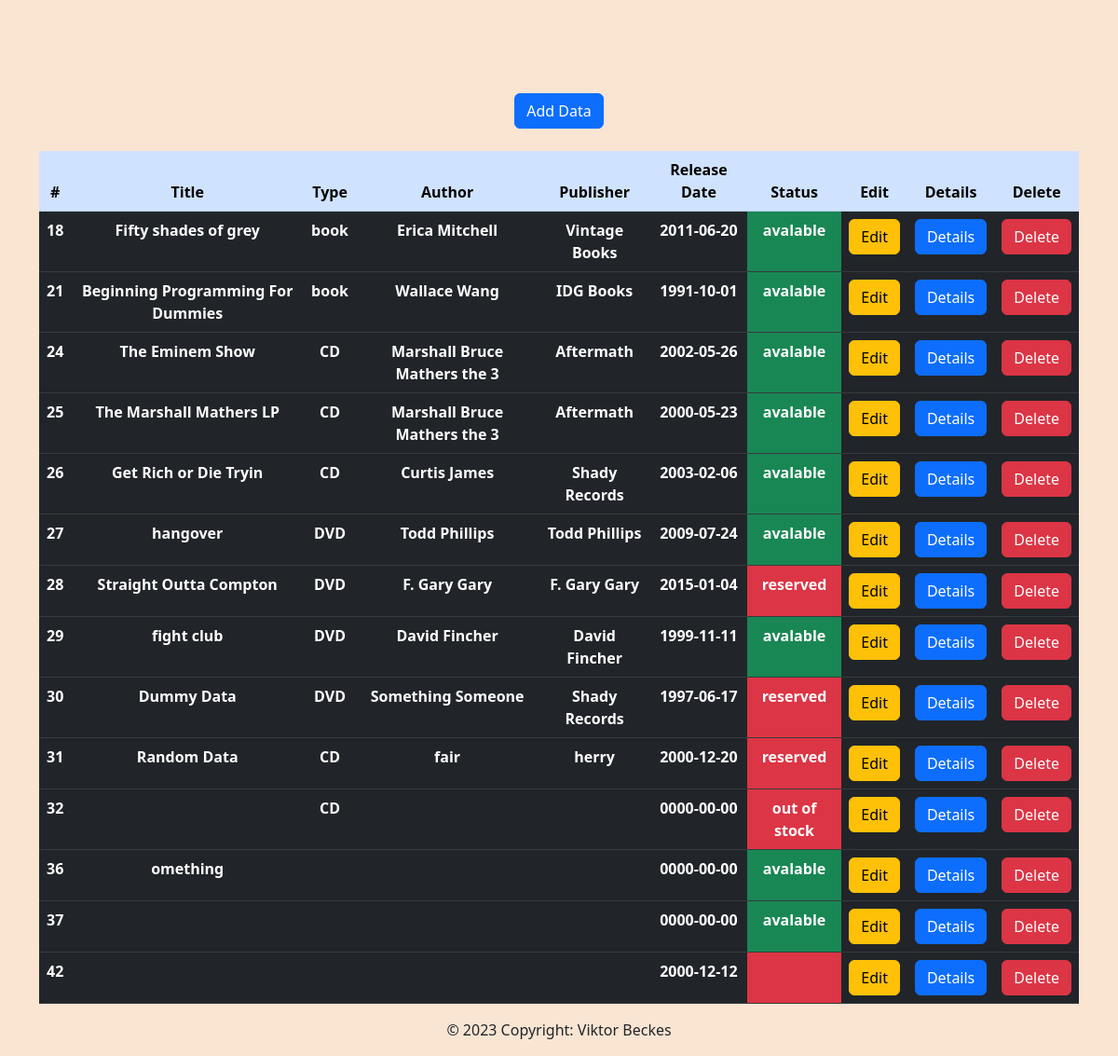
The page / on the database its author committed.
### tables this page shows
CREATE TABLE `stock` (
  `ISBN` int(11) NOT NULL,
  `title` varchar(50) NOT NULL,
  `image` varchar(255) DEFAULT NULL,
  `short_des` varchar(300) DEFAULT NULL,
  `type` varchar(30) NOT NULL,
  `author_fn` varchar(50) NOT NULL,
  `author_ln` varchar(50) NOT NULL,
  `publisher` varchar(50) DEFAULT NULL,
  `pub_adress` varchar(60) DEFAULT NULL,
  `pub_date` date NOT NULL,
  `status` varchar(30) DEFAULT NULL,
  `price` decimal(5,2) NOT NULL
);

### index.php (the view, shortened to what this page needs)
<?php
    require_once "connect.php";
    $sql = "SELECT * FROM stock";
    $result = mysqli_query($connect, $sql);
    $layout = "";
    if(mysqli_num_rows($result) > 0){
        while($row = mysqli_fetch_assoc($result)){
            if($row["status"] == "avalable"){
                $success = "<th scope='col' class='bg-success' >{$row["status"]}</th>";
            }else{
                $success = "<th scope='col' class='bg-danger' >{$row["status"]}</th>";
            }
            $layout .= "
            <tr>
                <th scope='col'>{$row["ISBN"]}</th>
                <th scope='col'>{$row["title"]}</th>
                <th scope='col'>{$row["type"]}</th>
                <th scope='col'>{$row["author_fn"]} {$row["author_ln"]}</th>
                <th scope='col'>{$row["publisher"]}</th>
                <th scope='col'>{$row["pub_date"]}</th>
                {$success}
                <th scope='col'><a href='edit.php?id={$row["ISBN"]}' class='btn btn-warning'>Edit</a></th>
                <th scope='col'><a href='details.php?id={$row["ISBN"]}' class='btn btn-primary'>Details</a></th>
                <th scope='col'><a href='delete.php?id={$row["ISBN"]}' class='btn btn-danger'>Delete</a></th>
            </tr>";
        }
    }else{
        $layout .= "No Result";
    }
?>
<!DOCTYPE html>
<html lang="en">
<head>
    <link href="https://cdn.jsdelivr.net/npm/bootstrap@5.3.0-alpha1/dist/css/bootstrap.min.css" rel="stylesheet">
</head>
<body>
    <div class="container text-center">
    <a href='create.php' class='btn btn-primary'>Add Data</a>
    <br><br>
    <table class="table table-dark">
  <thead>
    <tr class="table-primary">
      <th scope="col">#</th>
      <th scope="col">Title</th>
      <th scope="col">Type</th>
      <th scope="col">Author</th>
      <th scope="col">Publisher</th>
      <th scope="col">Release Date</th>
      <th scope="col">Status</th>
      <th scope="col">Edit</th>
      <th scope="col">Details</th>
      <th scope="col">Delete</th>
    </tr>
  </thead>
  <tbody>
        <?= $layout; ?>
  </tbody>
</table>
<p>© 2023 Copyright: Viktor Beckes</p>
    </div>
</body>
</html>

### index.php (style rules this page uses)
body { background-color: #FAE5D3; }
.container { padding-top: 100px; }

### rows shown on the page
stock: ISBN "18", title "Fifty shades of grey", type "book", author_fn "Erica", author_ln "Mitchell", publisher "Vintage Books", pub_date "2011-06-20", status "avalable"
stock: ISBN "21", title "Beginning Programming For Dummies", type "book", author_fn "Wallace", author_ln "Wang", publisher "IDG Books", pub_date "1991-10-01", status "avalable"
stock: ISBN "24", title "The Eminem Show", type "CD", author_fn "Marshall Bruce", author_ln "Mathers the 3", publisher "Aftermath", pub_date "2002-05-26", status "avalable"
stock: ISBN "25", title "The Marshall Mathers LP", type "CD", author_fn "Marshall Bruce", author_ln "Mathers the 3", publisher "Aftermath", pub_date "2000-05-23", status "avalable"
stock: ISBN "26", title "Get Rich or Die Tryin", type "CD", author_fn "Curtis James", publisher "Shady Records", pub_date "2003-02-06", status "avalable"
stock: ISBN "27", title "hangover", type "DVD", author_fn "Todd", author_ln "Phillips", publisher "Todd Phillips", pub_date "2009-07-24", status "avalable"
stock: ISBN "28", title "Straight Outta Compton", type "DVD", author_fn "F. Gary", author_ln "Gary", publisher "F. Gary Gary", pub_date "2015-01-04", status "reserved"
stock: ISBN "29", title "fight club", type "DVD", author_fn "David", author_ln "Fincher", publisher "David Fincher", pub_date "1999-11-11", status "avalable"
stock: ISBN "30", title "Dummy Data", type "DVD", author_fn "Something", author_ln "Someone", publisher "Shady Records", pub_date "1997-06-17", status "reserved"
stock: ISBN "31", title "Random Data", type "CD", author_fn "fair", publisher "herry", pub_date "2000-12-20", status "reserved"
stock: ISBN "32", type "CD", pub_date "0000-00-00", status "out of stock"
stock: ISBN "36", title "omething", pub_date "0000-00-00", status "avalable"
stock: ISBN "37", pub_date "0000-00-00", status "avalable"
stock: ISBN "42", pub_date "2000-12-12"
